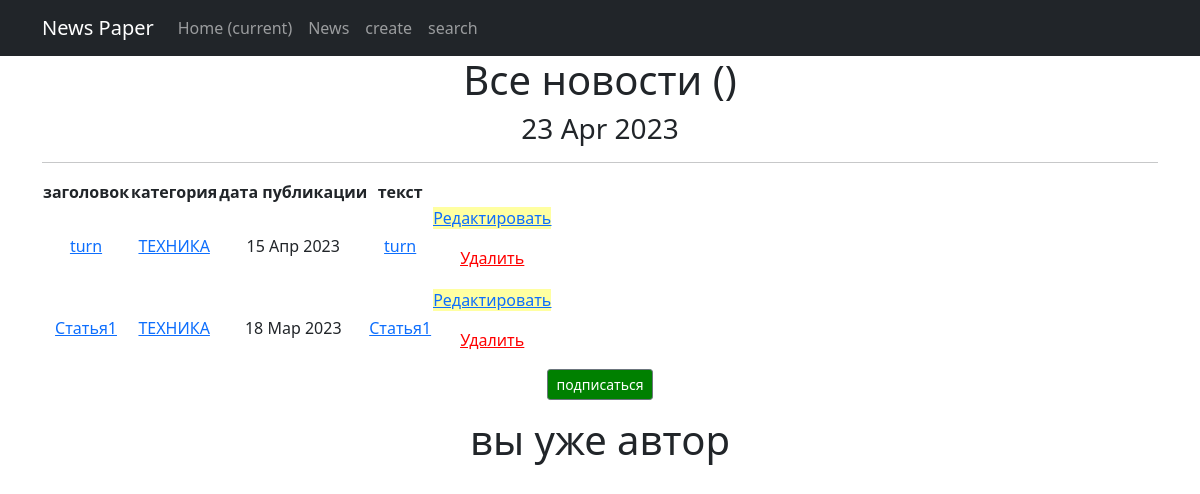
The page /news/categories/13 on the database as committed earlier.
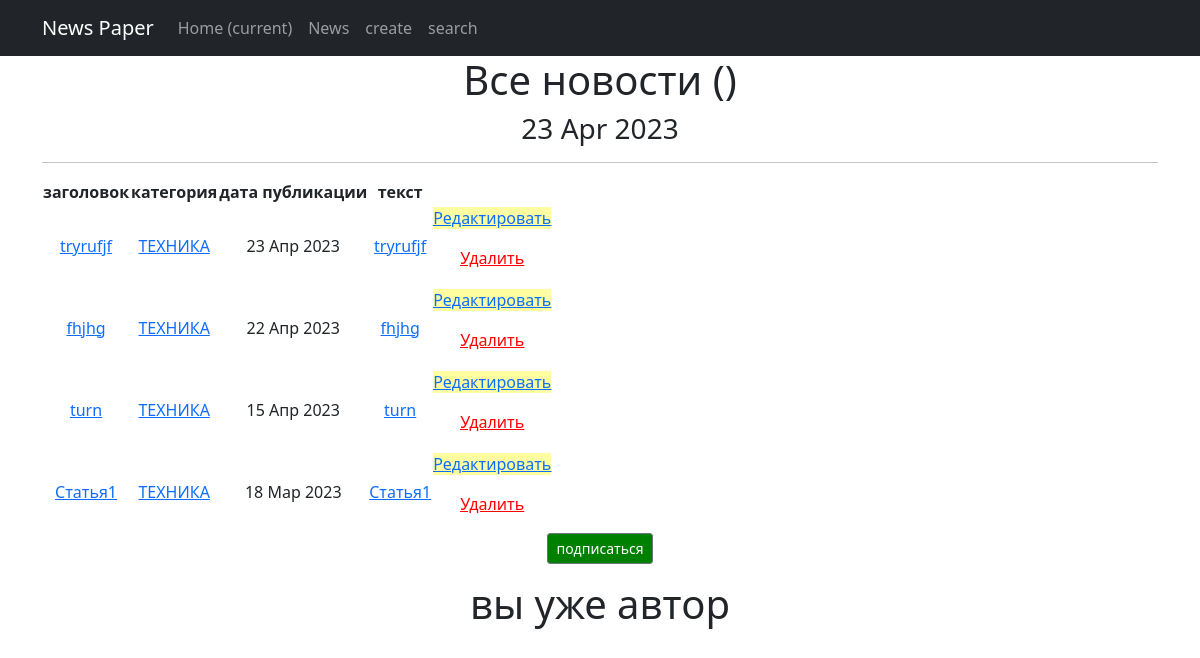
The same page on the database as committed later.
### news/models.py (models this page shows, shortened)
class Post(models.Model):
    author_post = models.ForeignKey(Author, on_delete=models.CASCADE)
    post_news = models.CharField(max_length=2, choices=POST)
    date_in = models.DateTimeField(auto_now_add=True)
    category = models.ManyToManyField(Category, through='PostCategory')
    title = models.CharField(max_length=50)
    text = models.TextField()
    rating_news = models.IntegerField(default=0)

class Category(models.Model):
    tehnika = 'TH'
    nauka = 'NA'
    sport = 'ST'
    spase = 'SP'
    TEMATIC = [
        (tehnika, 'ТЕХНИКА'),
        (nauka, 'НАУКА'),
        (sport, 'СПОРТ'),
        (spase, 'КОСМОС')
    ]
    tematic = models.CharField(max_length=2, choices=TEMATIC, unique=True)
    subscribers = models.ManyToManyField(User, blank=True, related_name='categories')
    def __str__(self):
        return self.get_tematic_display()

### news/views.py (the view)
# urls.py: path('categories/<int:pk>', CategoryListView.as_view(), name='category_list'),
class CategoryListView(ListView):
    model = Post
    template_name = 'category_list.html'
    context_object_name = 'category_news_list'
    def get_queryset(self):
        self.category = get_object_or_404(Category, id=self.kwargs['pk'])
        queryset = Post.objects.filter(category=self.category).order_by('-date_in')
        return queryset
    def get_context_data(self, **kwargs):
        context = super().get_context_data(**kwargs)
        context['is_not_subscriber'] = self.request.user not in self.category.subscribers.all()
        context['category'] = self.category
        return context

### news/templatetags/censor.py (called while the page is built)
@register.filter()
def censor(value):
    for words in censored_words:
        if words in value:
            censor_words = f"p{''.join(['*' for words in range(len(words))])}"
            value = value.replace(words, censor_words)
    return value

### news/templatetags/custom_tags.py (called while the page is built)
@register.simple_tag()
def current_time(format_string='%d %b %Y'):
    return datetime.utcnow().strftime(format_string)

### templates/category_list.html (shortened to what this page needs)
<!DOCTYPE html>
<html lang="en">
<head>
    <title>{% extends 'flatpages/default.html' %}</title>
{% load censor %}
{% load custom_tags %}
{% block content %}
<body>
<h1>Все новости ({{ post_news.count}})</h1>
<h3>{% current_time '%d %b %Y' %}</h3>
<hr>
{% if category_news_list %}
<tr>
    <table>
        <thead>
        <tr>
            <th>
                заголовок
            </th>
            <th>
                категория
            </th>
            <th>
                дата публикации
            </th>
            <th>
                текст
            </th>
        </tr>
        {% for post in category_news_list %}
        <tr>
            <td>
            <a href="{% url 'post_detail' post.id %}">{{ post.title }}</a>
        </td>
            <td>
            {% for category in post.category.all %}
                <a href="{% url 'category_list' category.id %}">{{ category }}</a>
            {% endfor %}
            </td>
            <td>{{ post.date_in|date:'d M Y'}}</td>
        <td><a href="{% url 'post_detail' post.id %}">{{ post.title|censor|truncatechars:20}}</a></td>
        <td>
                <p class="text-center"><a href="{% url 'post_edit' post.id %}"style="background-color:#ffffa1" ><u>Редактировать</u></a></p>
                <p class="text-center"><a href="{% url 'post_delete' post.id %}"style="color:red"><u> Удалить </u></a></p>
        </td>
        </tr>
        {% endfor %}
        </thead>
    </table>
{% if is_not_subscriber %}
    <p class="text-center"><a href="{% url 'subscribe' category.id %}"style="background-color:green" class="btn btn-secondary btn-sm">подписаться</a></p>
{% else %}
    <p class="text-center"><a href="{% url 'unsubscribe' category.id %}"style="background-color:red" class="btn btn-secondary btn-sm">отписка</a></p>
    {% endif %}
{% if is_not_author %}
<button> <a href="{% url 'upgrade' %}"> стать автором!</a> </button>
{% else %}
<h1>вы уже автор</h1>
{% endif %}
</tr>
{% else %}
    <h2>новостей нет!</h2>
{% endif %}
{% endblock content %}

### templates/flatpages/default.html (shortened to what this page needs)
        {% load static %}
        {% load censor %}
        {% load custom_tags %}
        <link href="{% static 'css/styles.css' %}" rel="stylesheet" />
    </head>
    <body>
        <nav class="navbar navbar-expand-lg navbar-dark bg-dark static-top">
            <div class="container">
                <a class="navbar-brand" href="#">News Paper</a>
                <div class="collapse navbar-collapse" id="navbarResponsive">
                    <ul class="navbar-nav ml-auto">
                        <li class="nav-item active">
                            <a class="nav-link" href="#">Home
                                <span class="sr-only">(current)</span>
                            </a>
                        </li>
                        <li class="nav-item">
                            <a class="nav-link" href="/news/">News</a>
                        </li>
                        <li class="nav-item">
                            <a class="nav-link" href="/news/create/">create</a>
                        </li>
                        <li class="nav-item">
                            <a class="nav-link" href="/news/search/">search</a>
                        </li>
                    </ul>
                </div>
            </div>
        </nav>
        <div class="container">
            <div class="row">
                <div class="col-lg-12 text-center">
                    {% block content %}{% endblock content %}
                </div>
            </div>
        </div>
    </body>
</html>

Rows that differ between the two databases and show on the page:
added Post: title "tryrufjf", date_in "23 Апр 2023", title|censor "tryrufjf", Category (tematic "ТЕХНИКА")
added Post: title "fhjhg", date_in "22 Апр 2023", title|censor "fhjhg", Category (tematic "ТЕХНИКА")
